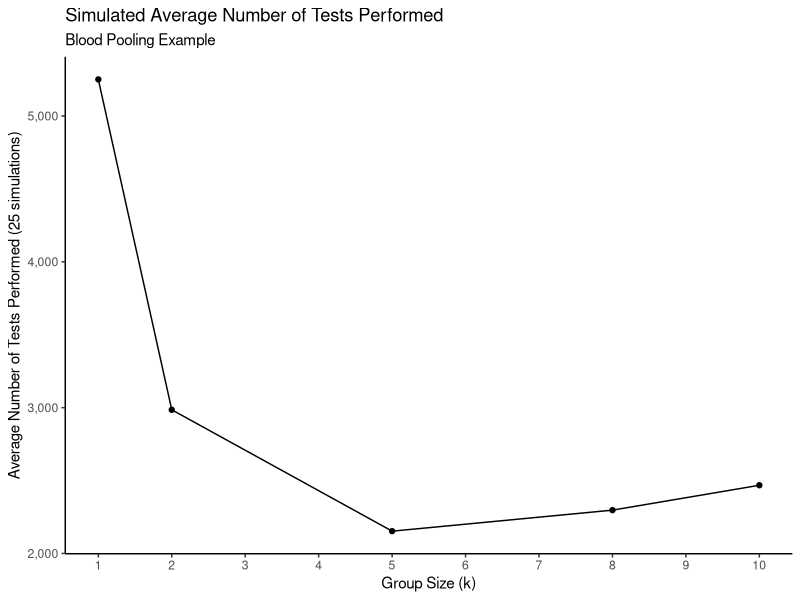
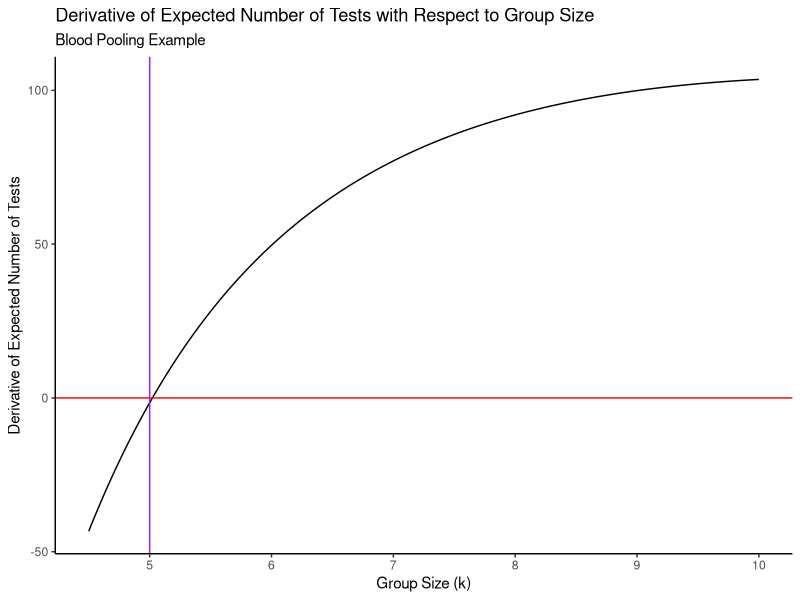

The R source for these figures, in order:
## ---- chunk 1
knitr::opts_chunk$set(echo = TRUE)
## ---- chunk 2
# Load the tidyverse packages
suppressMessages({
  suppressWarnings({
    library(tidyverse)
  })
})
## ---- chunk 3

# Function to perform one experiment
perform_one_experiment_basic <- function(k,N=5000,p=0.05) {
  n <- N / k
  
  # Simulate the population
  popsim <- numeric(N)
  for (i in 1:N) {
    popsim[i] <- rbinom(n = 1,size = 1,prob = p)
  }
  
  # Group them
  groups <- rep(1:n,k)
  
  # Check the disease status of each group
  any_diseased <- numeric(n)
  for (i in 1:N) {
    if (popsim[i] == 1) {
      any_diseased[groups[i]] <- 1
    }
  }
  
  # Count the number of tests performed
  numtests <- 0
  for (i in 1:n) {
    if (any_diseased[i] == 1) {
      numtests <- numtests + (k + 1)
    }
    else {
      numtests <- numtests + 1
    }
  }
  numtests
}

perform_one_experiment_basic(5)



## ---- chunk 4
# Function to check inputs: same as above
# Function to perform one experiment
perform_one_experiment_advanced <- function(k,N=5000,p=0.05) {
  n <- N / k
  data_frame(disease = rbinom(N,1,p),
             group = rep(1:n,k)) %>%
    group_by(group) %>%
    summarize(disease = max(disease)) %>%
    mutate(numtests = k*disease + 1) %>%
    summarize(numtests = sum(numtests)) %>%
    pull(numtests)
}

perform_one_experiment_advanced(5)

## ---- chunk 5
# Two functions to perform B experiments for fixed k and average the result
# 
# Basic
perform_B_experiments_basic <- function(B,k,N=5000,p=0.05) {
  results <- numeric(B)
  for (i in 1:B) {
    results[i] <- perform_one_experiment_basic(k,N,p)
  }
  mean(results)
}

perform_B_experiments_basic(25,5)

# Advanced
perform_B_experiments_advanced <- function(B,k,N=5000,p=0.05) {
  map(1:B,~perform_one_experiment_advanced(k,N,p)) %>%
    reduce(c) %>%
    mean()
}

perform_B_experiments_advanced(25,5)

## ---- chunk 6
# Simulate for valid values of k from 1 to 10:
sim_results <- numeric(5)
k_to_do <- c(1,2,5,8,10)
for (i in 1:length(k_to_do)) {
  sim_results[i] <- perform_B_experiments_basic(25,k_to_do[i])
}
# ggplot needs its input to be a data_frame
sim_results <- data_frame(k = k_to_do,numtests_sim = sim_results)


# Or...
sim_results <- c(1,2,5,8,10) %>%
  map(~data_frame(k = .x,numtests_sim = perform_B_experiments_advanced(25,.x))) %>%
  reduce(bind_rows)

sim_results %>%
  ggplot(aes(x = k,y = numtests_sim,group = 1)) +
  theme_classic() +
  geom_point() + 
  geom_line() +
  labs(title = "Simulated Average Number of Tests Performed",
       subtitle = "Blood Pooling Example",
       x = "Group Size (k)",
       y = "Average Number of Tests Performed (25 simulations)") +
  scale_x_continuous(breaks = 1:10) +
  scale_y_continuous(labels = scales::comma_format())

## ---- chunk 7
expected_tests <- function(k,N=5000,p=0.05) {
  n <- N / k
  n + n*k*(1 - (1-p)^k)
}

expected_tests(5)
perform_B_experiments_basic(25,5)

## ---- chunk 8
fprime <- function(k,N=5000,p=0.05) N * (log(1/(1-p))*(1-p)^k - 1/k^2)
uniroot(fprime,c(1,10))
## ---- chunk 9
data_frame(k = seq(4.5,10,by=0.01),
           y = fprime(k)) %>%
  ggplot(aes(x = k,y = y),group = 1) +
  theme_classic() +
  geom_line() +
  geom_hline(yintercept = 0,colour = "red") +
  geom_vline(xintercept = 5,colour = "purple") +
  labs(title = "Derivative of Expected Number of Tests with Respect to Group Size",
       subtitle = "Blood Pooling Example",
       x = "Group Size (k)",
       y = "Derivative of Expected Number of Tests") +
  scale_x_continuous(breaks = 4:10)

## ---- chunk 10
nlminb(start = 1,objective = expected_tests,lower = 1)
